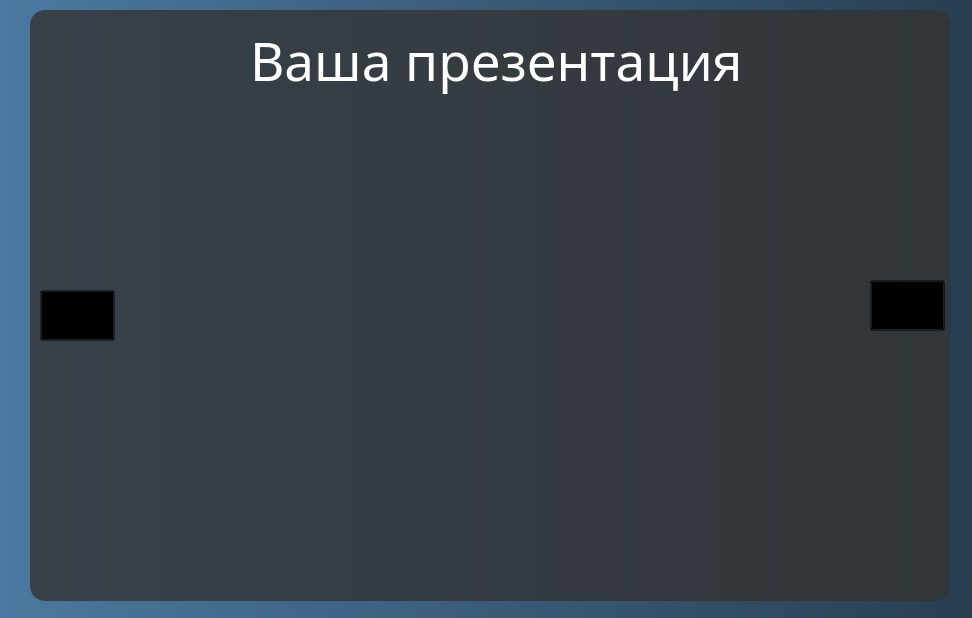
<?xml version="1.0" encoding="UTF-8"?>
<ui version="4.0">
 <class>Form</class>
 <widget class="QWidget" name="Form">
  <property name="geometry">
   <rect>
    <x>0</x>
    <y>0</y>
    <width>972</width>
    <height>618</height>
   </rect>
  </property>
  <property name="windowTitle">
   <string>Form</string>
  </property>
  <property name="styleSheet">
   <string notr="true">#Form{
background: qlineargradient(spread:pad, x1:0, y1:0, x2:1, y2:0, stop:0 rgba(75, 121, 161, 255), stop:1 rgba(40, 62, 81, 255));}
*{font-family:  century gothic;}</string>
  </property>
  <widget class="QWidget" name="widget" native="true">
   <property name="geometry">
    <rect>
     <x>30</x>
     <y>10</y>
     <width>921</width>
     <height>591</height>
    </rect>
   </property>
   <property name="minimumSize">
    <size>
     <width>0</width>
     <height>0</height>
    </size>
   </property>
   <property name="styleSheet">
    <string notr="true">#widget{
background: rgba(51, 51, 51, 0.8);
border-radius: 15px;
}</string>
   </property>
   <widget class="QLabel" name="label">
    <property name="geometry">
     <rect>
      <x>220</x>
      <y>-30</y>
      <width>543</width>
      <height>161</height>
     </rect>
    </property>
    <property name="styleSheet">
     <string notr="true">font-family:  century gothic;
font-size: 40pt;
color: white;</string>
    </property>
    <property name="text">
     <string>Ваша презентация</string>
    </property>
   </widget>
   <widget class="QLabel" name="label_2">
    <property name="geometry">
     <rect>
      <x>130</x>
      <y>120</y>
      <width>691</width>
      <height>391</height>
     </rect>
    </property>
    <property name="text">
     <string/>
    </property>
    <property name="pixmap">
     <pixmap>3x/Ресурс 3xxhdpi.png</pixmap>
    </property>
    <property name="scaledContents">
     <bool>true</bool>
    </property>
   </widget>
   <widget class="QPushButton" name="left_btn">
    <property name="geometry">
     <rect>
      <x>10</x>
      <y>280</y>
      <width>75</width>
      <height>51</height>
     </rect>
    </property>
    <property name="styleSheet">
     <string notr="true">#left_btn{

background: transparent;
}

#left_btn:hover{
margin-right: 10px;

}
</string>
    </property>
    <property name="text">
     <string/>
    </property>
    <property name="icon">
     <iconset>
      <normaloff>icons/imgonline-com-ua-Mirror-av0m9Ew8M3znRrp.png</normaloff>icons/imgonline-com-ua-Mirror-av0m9Ew8M3znRrp.png</iconset>
    </property>
    <property name="iconSize">
     <size>
      <width>50</width>
      <height>50</height>
     </size>
    </property>
   </widget>
   <widget class="QPushButton" name="right_btn">
    <property name="geometry">
     <rect>
      <x>840</x>
      <y>270</y>
      <width>75</width>
      <height>51</height>
     </rect>
    </property>
    <property name="styleSheet">
     <string notr="true">#right_btn{

background: transparent;
}

#right_btn:hover{
margin-left: 10px;

}
</string>
    </property>
    <property name="text">
     <string/>
    </property>
    <property name="icon">
     <iconset>
      <normaloff>icons/right-arrow.png</normaloff>icons/right-arrow.png</iconset>
    </property>
    <property name="iconSize">
     <size>
      <width>50</width>
      <height>50</height>
     </size>
    </property>
   </widget>
  </widget>
 </widget>
 <resources/>
 <connections/>
</ui>
